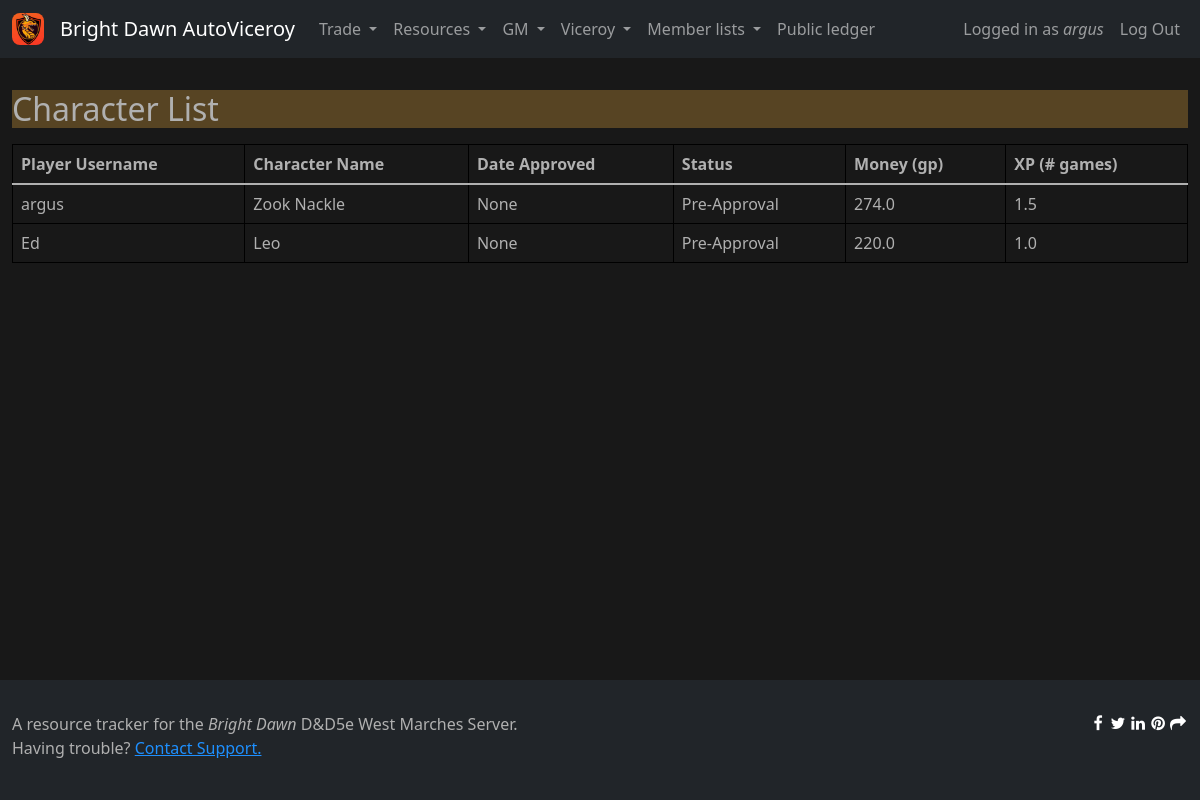
/resource_tracker/character_list/ (signed in), run on an earlier commit of the app's database.
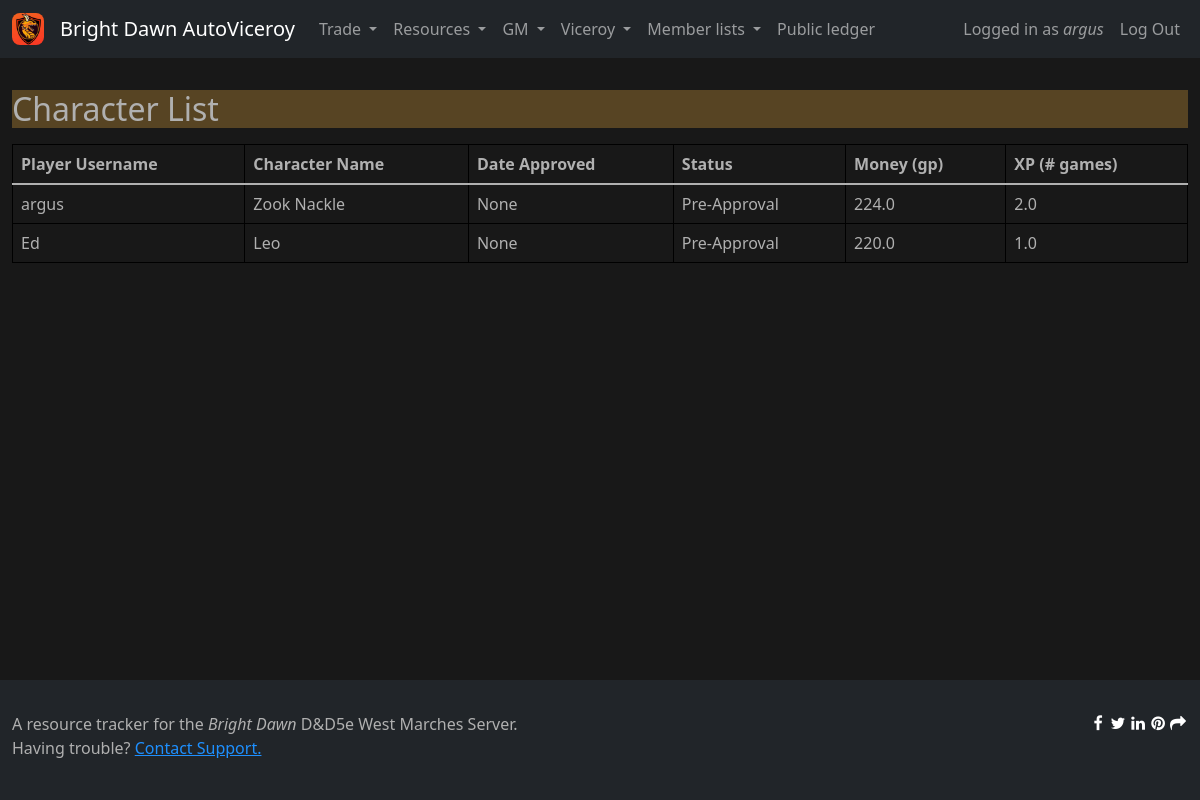
And on a later commit of the database.
### resource_tracker/models.py (models this page shows, shortened)
class Character(models.Model):
    created = models.DateTimeField(null=True, auto_now_add=True)
    approved = models.DateTimeField(null=True, blank=True)
    player = models.ForeignKey(
        Player,
        on_delete=models.CASCADE
    )
    name = models.CharField(max_length=100)
    money = models.FloatField(default=0)
    xp = models.FloatField(default=0)
    status = models.CharField(
        max_length=2,
        choices=[
            ("PA", "Pre-Approval"),
            ("AC", "Active"),
            ("RD", "Retired or Dead"),
        ],
        default="PA"
    )

class Player(models.Model):
    created = models.DateTimeField(auto_now_add=True)
    user = models.ForeignKey(
        settings.AUTH_USER_MODEL,
        on_delete=models.CASCADE
    )
    discord = models.CharField(max_length=50)
    downtime = models.PositiveIntegerField(default=0)
    last_downtime_claim = models.DateTimeField(null=True, blank=True)
    spellcaster_hours = models.FloatField(default=0)
    last_spellcaster_claim = models.DateTimeField(null=True, blank=True)
    isViceroy = models.BooleanField(default=False)
    viceroy_tokens = models.PositiveIntegerField(default=0)
    isGM = models.BooleanField(default=False)
    gm_tokens = models.PositiveIntegerField(default=0)
    def __str__(self):
        return self.user.username

### resource_tracker/views.py (the view)
# urls.py: path('character_list/', views.character_list, name='character_list'),
@login_required
def character_list(request):
    if not (Player.objects.get(user=request.user).isViceroy or Player.objects.get(user=request.user).isGM):
        raise PermissionDenied()
    context = alwaysContext(request)
    context["characters"] = Character.objects.all()
    return render(request, "character_list.html", context)

### brightdawn/views.py (called while the page is built)
def lastSundayMidnight():
    today = datetime.date.today()
    idx = (today.weekday() + 1) % 7
    last_sunday = today - datetime.timedelta(idx)
    last_sunday = datetime.datetime.combine(last_sunday, datetime.datetime.min.time())
    last_sunday = pytz.timezone("US/Eastern").localize(last_sunday)
    return last_sunday

def alwaysContext(request):
    if request.user.is_authenticated:
        user_player = Player.objects.get(user=request.user)
        if user_player.last_spellcaster_claim == None or user_player.last_spellcaster_claim < lastSundayMidnight():
            user_player.spellcaster_hours = 24
            user_player.last_spellcaster_claim = datetime.datetime.now()
            user_player.save()
        return {
            "user_player" : user_player
        }

### resource_tracker/templates/character_list.html (shortened to what this page needs)
{% extends "base.html" %}
{% block page_title %}
Character List
{% endblock %}
{% block body %}
<div class="table-responsive">
    <table class="table">
        <thead>
            <tr>
                <th>Player Username</th>
                <th>Character Name</th>
                <th>Date Approved</th>
                <th>Status</th>
                <th>Money (gp)</th>
                <th>XP (# games)</th>
            </tr>
        </thead>
        <tbody>
            {% for chr in characters %}
            <tr>
                <td>{{chr.player}}</td>
                <td>{{chr.name}}</td>
                <td>{{chr.approved}}</td>
                <td>{{chr.get_status_display}}</td>
                <td>{{chr.money}}</td>
                <td>{{chr.xp}}</td>
            </tr>
            {% endfor %}
        </tbody>
    </table>
</div>
{% endblock %}

What changed in the data, as far as the page shows it:
changed Character "Zook Nackle": money "274.0" → "224.0"; xp "1.5" → "2.0"
